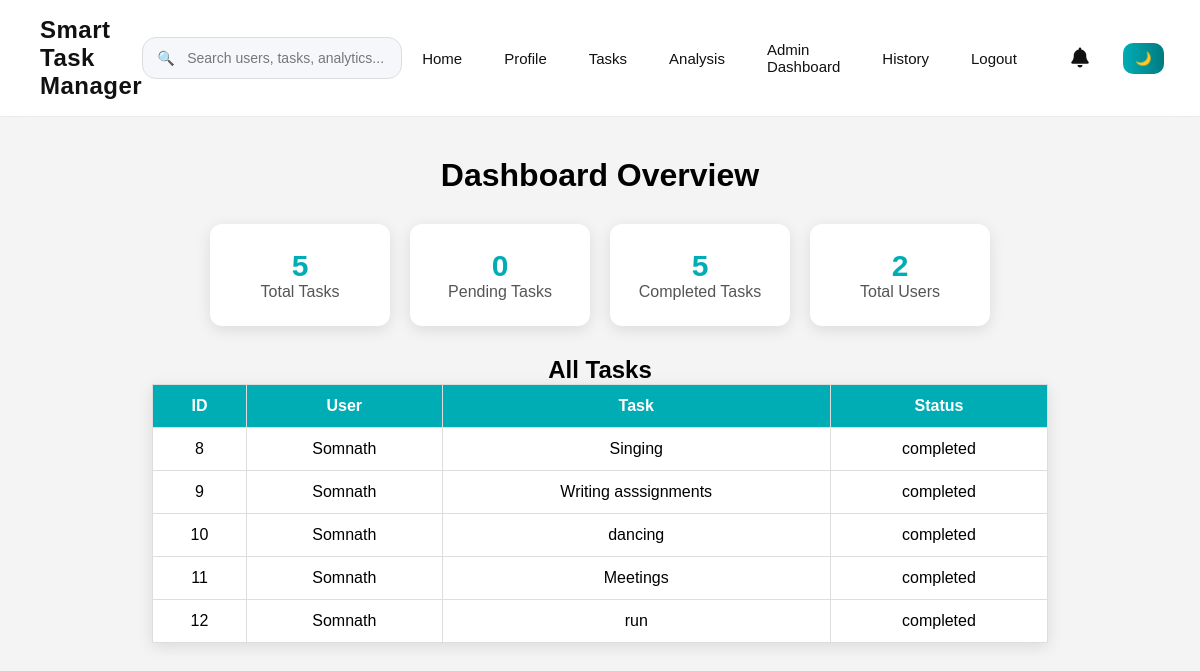
Page /admin (signed in) on the earlier database version.
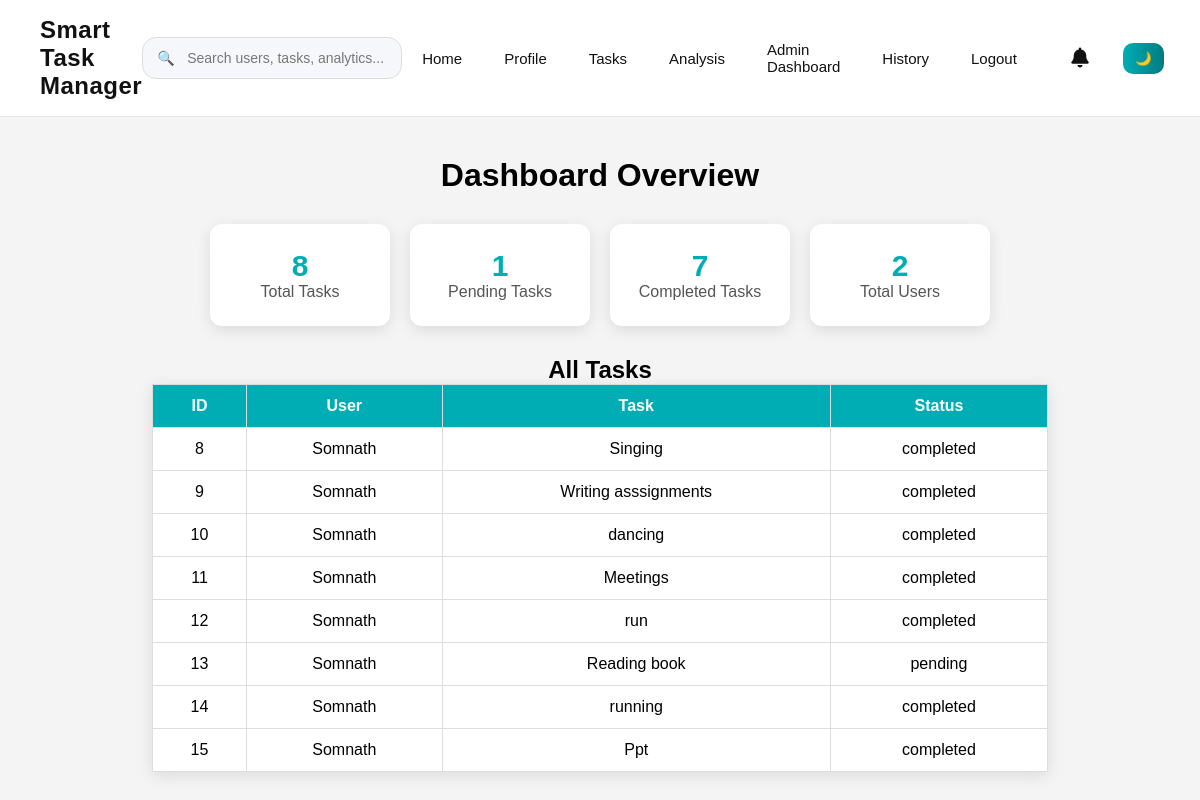
Same page on the later database version.
### tables this page shows
CREATE TABLE tasks (
        id INTEGER PRIMARY KEY AUTOINCREMENT,
        username TEXT,
        task TEXT,
        status TEXT DEFAULT 'pending',
        deadline TEXT,
        priority TEXT DEFAULT 'Medium',
        created_at TEXT,
        completed_at TEXT
    );

### app.py (the view)
@app.route('/admin')
def admin():
    if 'user' not in session:
        return redirect('/login')
    if session.get('role') != 'admin':
        return "❌ Access Denied"
    conn = sqlite3.connect("data.db")
    c = conn.cursor()
    c.execute("SELECT * FROM tasks")
    tasks = c.fetchall()
    c.execute("SELECT COUNT(*) FROM tasks")
    total_tasks = c.fetchone()[0]
    c.execute("SELECT COUNT(*) FROM tasks WHERE status='pending'")
    pending_tasks = c.fetchone()[0]
    c.execute("SELECT COUNT(*) FROM tasks WHERE status='completed'")
    completed_tasks = c.fetchone()[0]
    c.execute("SELECT COUNT(*) FROM users")
    total_users = c.fetchone()[0]
    conn.close()
    return render_template(
        'admin.html',
        tasks=tasks,
        total_tasks=total_tasks,
        pending_tasks=pending_tasks,
        completed_tasks=completed_tasks,
        total_users=total_users
    )

### app.py (called while the page is built)
@app.context_processor
def notification_count():
    if 'user' not in session:
        return dict(unread_count=0)
    conn = sqlite3.connect("data.db")
    c = conn.cursor()
    c.execute("""
        SELECT COUNT(*)
        FROM notifications
        WHERE username=?
        AND is_read=0
    """, (session['user'],))
    count = c.fetchone()[0]
    conn.close()
    return dict(unread_count=count)

### templates/admin.html
{% extends "base.html" %}
{% block content %}
    <div class="admin-container">
        <h1>Dashboard Overview</h1>
        <div class="stats">
            <div class="card">
                <h2>{{ total_tasks }}</h2>
                <p>Total Tasks</p>
            </div>
            <div class="card">
                <h2>{{ pending_tasks }}</h2>
                <p>Pending Tasks</p>
            </div>
            <div class="card">
                <h2>{{ completed_tasks }}</h2>
                <p>Completed Tasks</p>
            </div>
            <div class="card">
                <h2>{{ total_users }}</h2>
                <p>Total Users</p>
            </div>
        </div>
        <h2>All Tasks</h2>
        <table>
            <tr>
                <th>ID</th>
                <th>User</th>
                <th>Task</th>
                <th>Status</th>
            </tr>
            {% for task in tasks %}
            <tr>
                <td>{{ task[0] }}</td>
                <td>{{ task[1] }}</td>
                <td>{{ task[2] }}</td>
                <td>{{ task[3] }}</td>
            </tr>
            {% endfor %}
        </table>
    </div>
{% endblock %}

Differences in the rows shown:
added tasks: id "13", username "Somnath", task "Reading book", status "pending"
added tasks: id "14", username "Somnath", task "running", status "completed"
added tasks: id "15", username "Somnath", task "Ppt", status "completed"
Other differences:
{{ total_tasks }}: "5" → "8"
{{ pending_tasks }}: "0" → "1"
{{ completed_tasks }}: "5" → "7"
